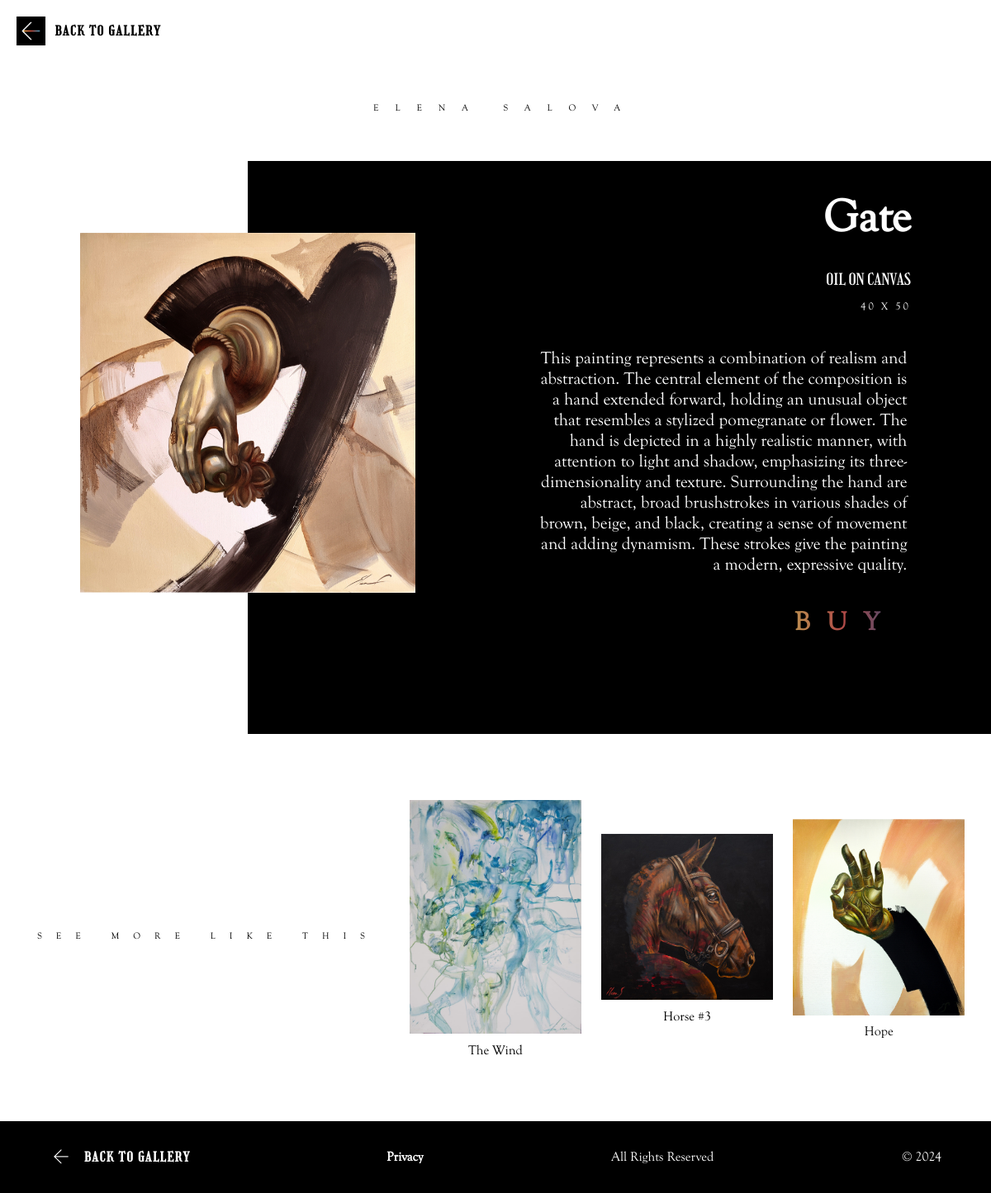
Screenshot of /artwork_info.php?id=33 with the database file from the repository.
### tables this page shows
create table gallery
(
    id          int auto_increment
        primary key,
    name        varchar(255) null,
    image       varchar(255) null,
    type        varchar(255) null,
    size        varchar(255) null,
    description text         null,
    status      varchar(100) null,
    price       int          null
);

### app/db.php (called while the page is built, shortened)
<?php
function db_getConnection()
{
    $user = SETTINGS['db_user'];
    $password = SETTINGS['db_password'];
    $db = SETTINGS['db_name'];
    $host = SETTINGS['db_host'];
    $port = SETTINGS['db_port'];
    static $dbh = null;
    if ($dbh != null) return $dbh;
    $dbh = new PDO("mysql:dbname=$db;host=$host;charset=utf8;port=$port", $user, $password,
        [
            PDO::ATTR_ERRMODE => PDO::ERRMODE_EXCEPTION,
            PDO::ATTR_DEFAULT_FETCH_MODE => PDO::FETCH_ASSOC
        ]);
    return $dbh;
}
function queryAll($query, $params = [])
{
    $normalizedParams = [];
    foreach ($params as $key => $value) {
        $normalizedParams[":" . $key] = $value;
    }
    $stmt = db_getConnection()->prepare($query);
    $stmt->execute($normalizedParams);
    return $stmt->fetchAll();
}
function db_getById($table, $id, $column = 'id')
{
    return db_getConnection()->query("SELECT * FROM `{$table}` WHERE `{$column}`='{$id}'")->fetch();
}

### artwork_info.php (the view, shortened to what this page needs)
<?php
require 'app/db.php';
$art = db_getById('gallery', $_GET['id']);
$arts = queryAll("SELECT * FROM `gallery` WHERE `id` != :id", ['id' => $art['id']]);
shuffle($arts);
?>
<!DOCTYPE html>
<html lang="en">
<head>
    <link rel="stylesheet" href="assets/css/second_main.css">
    <link rel="stylesheet" href="assets/css/fonts.css">
    <link rel="stylesheet" href="assets/css/second_mobile.css">
</head>
<body>
<div class="container">
    <div id="box2" class="black-square"></div>
    <div class="gallery-container">
        <div class="back-button-group">
            <a class="arrow-link" href="#">
                <img class="arrow-button" src="assets/img/arrow-left.png" alt="<-">
            </a>
            <a href="index.php" class="back-to-gallery">Back to Gallery</a>
        </div>
        <h1 class="artist-name">&nbsp;Elena Salova</h1>
        <div class="main-content">
            <img id="box1" onmouseover="moveBox2()" src="assets/img/works/<?= $art['image'] ?>"
                 alt="The destruction Painting"
                 class="main-image">
            <div class="painting-info">
                <h2 class="painting-title"><?= $art['name'] ?></h2>
                <p class="painting-medium"><?= $art['type'] ?></p>
                <p class="painting-dimensions"><?= $art['size'] ?></p>
                <p class="painting-description">
                    <?= $art['description'] ?>
                </p>
                <?php if ($art['status'] != 'available'): ?>
                    <p class="painting-status">&nbsp;<?= $art['status'] ?></p>
                <?php else: ?>
                    <a href="payment.php?id=<?= $art['id'] ?>" class="confirm-button">buy</a>
                <?php endif; ?>
            </div>
        </div>
        <div class="more-like-this">
            <h3 class="see-more">See More Like This</h3>
            <div class="similar-paintings">
                <?php
                $i = 0;
                foreach ($arts as $art):
                    if ($i >= 3) {
                        break;
                    }
                    ?>
                    <a href="artwork_info.php?id=<?= $art['id'] ?>" class="similar-painting">
                        <img src="assets/img/works/<?= $art['image'] ?>">
                        <p class="sub-title"><?= $art['name'] ?></p>
                    </a>
                    <?php
                    $i++;
                endforeach;
                ?>
            </div>
        </div>
    </div>
    <footer>
        <div class="back-button-group">
            <a class="arrow-link-footer" href="#">
                <img class="arrow-button" src="assets/img/arrow-white.png" alt="<-">
            </a>
            <a href="index.php" class="back-to-gallery footer-back-addition">Back to Gallery</a>
        </div>
        <a href="privacy.html" class="privacy-policy">Privacy</a>
        <p>All Rights Reserved</p>
        <p> © 2024</p>
    </footer>
</div>
</body>
</html>

### assets/css/second_main.css (style rules this page uses)
body { font-family: "Goudy Old Style", sans-serif; margin: 0; padding: 0; background-color: #ffffff; color: #000000; }
.gallery-container { max-width: 1400px; margin: 0 auto; padding: 20px; text-align: center; position: relative; }
.container { position: relative; width: 100%; height: 100%; overflow: hidden; }
.black-square { position: absolute; width: 100%; height: 48%; background-color: black; top: 50%; left: 50%; transform: translate(-25%, -76%); z-index: 0; transition: 2s; }
.back-button-group { text-decoration: none; border: 0px; position: relative; display: flex; align-items: center; transition: 1s ease; }
.arrow-link { width: 3%; display: inline-flex; align-items: center; margin-right: 1%; }
.arrow-link-footer { width: 20%; display: inline-flex; align-items: center; margin-right: 8%; }
.arrow-button { width: 100%; transition: .5s ease; }
.back-to-gallery { font-family: "Girassol", serif; font-size: 1em; text-transform: uppercase; text-align: left; letter-spacing: 1.5px; display: block; color: #000000; text-decoration: none; font-weight: bold; transition: .5s ease; }
.artist-name { position: relative; margin-top: 6%; padding-bottom: 6%; text-transform: uppercase; font-size: 0.7em; letter-spacing: 20px; font-weight: normal; transition: 1s ease; }
.footer-back-addition { color: #fff; width: 100%; }
.main-content { position: relative; display: flex; align-items: center; justify-content: center; margin-top: 20px; overflow: hidden; }
.main-image { max-width: 35%; height: auto; margin-right: 20px; }
.painting-info { color: #fff; text-align: right; max-width: 40%; margin-left: 10%; }
.painting-title { font-family: "Goudy Old Style", sans-serif; margin-top: 0; font-size: 3.5em; margin-bottom: 7%; transition: .5s ease; }
.painting-medium, .painting-dimensions, .painting-description, .painting-status { margin: 3% 0; }
.painting-medium { font-family: "Girassol", serif; font-size: 1.2em; text-transform: uppercase; }
.painting-dimensions { letter-spacing: 3px; font-size: .8em; margin-bottom: 7%; }
.painting-description { position: relative; font-size: 1.3em; margin-bottom: 6%; transition: 1s ease; padding: 2% 1% 2% 2%; }
.confirm-button { padding: 2% 4%; text-decoration: none; font-size: 2em; font-weight: bold; cursor: pointer; width: 60%; text-transform: uppercase; background: linear-gradient(to right, #BEA052, #AF4947, #264A7A); -webkit-background-clip: text; color: transparent; position: relative; letter-spacing: 20px; transition: .2s ease; }
.more-like-this { display: flex; margin-top: 17%; align-items: center; }
.see-more { width: 40%; text-transform: uppercase; font-size: 0.7em; letter-spacing: 17px; font-weight: normal; text-align: center; }
.similar-paintings { width: 60%; display: flex; justify-content: space-around; align-items: center; }
.similar-painting { width: 30%; text-decoration: none; color: #000; text-align: center; transition: .1s ease; }
.similar-painting img { width: 100%; height: auto; display: block; }
.similar-painting .sub-title { margin-top: 5%; font-size: 1em; text-align: center; }
footer { padding: 1.5% 5% 1.5% 5%; background-color: #000; color: #fff; position: relative; display: flex; margin-top: 40px; justify-content: space-between; align-items: center; }
.privacy-policy { display: block; color: #fff; text-decoration: none; font-weight: bold; transition: .2s ease; }

### rows the page displays
gallery: image (picture), name "Gate", type "OIL ON CANVAS", size "40 X 50", description "This painting represents a combination of realism and abstraction. The central element of the composition is a hand extended forward, holding an unusual object that resembles a stylized pomegranate or flower. The hand is depicted in a highly realistic manner, with attention to light and shadow, emphasizing its three-dimensionality and texture. Surrounding the hand are abstract, broad brushstrokes in various shades of brown, beige, and black, creating a sense of movement and adding dynamism. These strokes give the painting a modern, expressive quality."
gallery: image (picture), name "The Wind"
gallery: image (picture), name "Horse #3"
gallery: image (picture), name "Hope"
